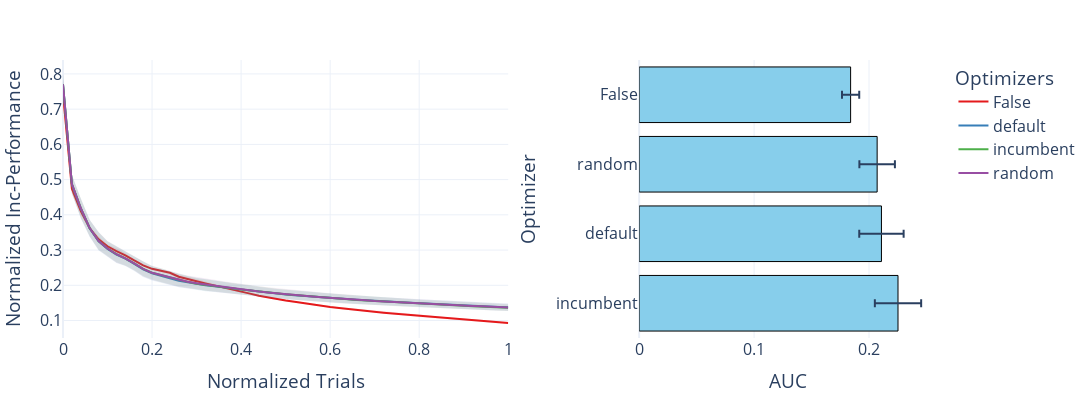

Source (notebook cell):
### Code cell
plot_one_thing('pc_method')
